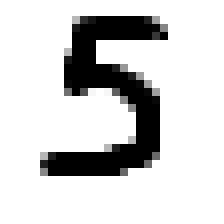
#> input picture HW1/tmp.bmp, 28 x 28 px (shown 8 times larger)
$ jupyter execute --allow-errors 'MNIST5-6 V0.ipynb'   (shell and % lines are left out)
#> lines starting #> are read from the running program, lines starting #| are printed output that depends on the picture
### HW1/Dense.py
import numpy as np

class Dense:
    x = None

    def __init__(self, num1, num2, learning_rate=0.01, bias=True):
        self.mt = 2/num1 * np.random.randn(num1, num2) # new weights according to Andrew Ng
        self.bias = 2/num1 * np.random.randn(1, num2)
        self.lr = learning_rate

    # [14 lines left out: functions forward, backward, not called in this run]

# [4 lines that do not run on import are left out]

### HW1/MNIST5-6 V0.ipynb
[cell 1]
import pickle
import numpy as np
import PIL.Image
import itertools
from IPython.core.display import Image, display
import scipy.ndimage
import random
import numpy as np
import matplotlib.pylab as plt
import tqdm
import math

import Dense
import Sigmoid
import LogLoss

#> (a cell that did not finish here is left out)

[cell 3]
n = 4
#> (the rest of this cell did not finish here and is left out)

[cell 4]
class net2:
    def __init__(self):
        self.d1 = Dense.Dense(28*28, 1, 0.01)
        self.a1 = Sigmoid.Sigmoid()

        self.loss_ = LogLoss.LogLoss()

    def loss(self, x, y):
        return self.loss_.forward(x, y)

    def forward(self, data, label=None):
        x = data * (label if label is not None else 1) #multiply be label or copy
        x = self.d1.forward(x)
        x = self.a1.forward(x)
        if label is None:
            return x
        return self.loss_.forward(x, label)

    def backward(self):
        loss = self.loss_.backward()
        loss = self.a1.backward(loss)
        loss = self.d1.backward(loss)


class net3:
    def __init__(self):
        self.d1 = Dense.Dense(28*28, 10, 0.01)
        self.a1 = Sigmoid.Sigmoid()
        self.d2 = Dense.Dense(10, 1, 0.01)
        self.a2 = Sigmoid.Sigmoid()
        self.loss_ = LogLoss.LogLoss()

    def loss(self, x, y):
        return self.loss_.forward(x, y)

    def forward(self, x, y=None):

        if y is not None:
            tmp = x * y
        else:
            tmp = x
        tmp = self.d1.forward(tmp)
        tmp = self.a1.forward(tmp)
        tmp = self.d2.forward(tmp)
        tmp = self.a2.forward(tmp)
        if y is None:
            return tmp
        return self.loss_.forward(tmp, y)

    def backward(self):
        loss = self.loss_.backward()
        loss = self.a2.backward(loss)
        loss = self.d2.backward(loss)
        loss = self.a1.backward(loss)
        loss = self.d1.backward(loss)

my_first_model = net2()

[cell 5]
# Реализуйте здесь обучение модели
import time
#print(my_first_net.shape, 3)
start = time.monotonic()
test_loss = 1
min_loss = 1
end = start
epochs = 0
#> (the rest of this cell did not finish here and is left out)

[cell 6]
plt.title('Loss')
#> (this line was passed over: IPython is not available in this run)
#> (the rest of this cell did not finish here and is left out)

[cell 7]
plt.title('Acc')
#> (this line was passed over: IPython is not available in this run)
#> (the rest of this cell did not finish here and is left out)

#> (a cell that did not finish here is left out)

[cell 9]
n = 4
#> (the rest of this cell did not finish here and is left out)

#> (a cell that did not finish here is left out)

[cell 11]
img1 = PIL.Image.open('tmp.bmp').convert('L')
img1 = np.array(img1)
img1 = 256-img1
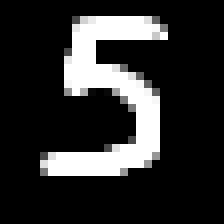
#> img1: shape (28, 28) uint16 (shown 8 times larger); min 1, max 256, mean 46.7; drawn with min black and max white
img1 = img1.reshape(-1)
#> img1 = 784 values, max 256 at index 68, min 1 at index 0, mean 46.66
#> (the rest of this cell did not finish here and is left out)

[cell 12]
plt.imshow(my_first_model.d1.mt.reshape(28,28))
#> (this line was passed over: IPython is not available in this run)
